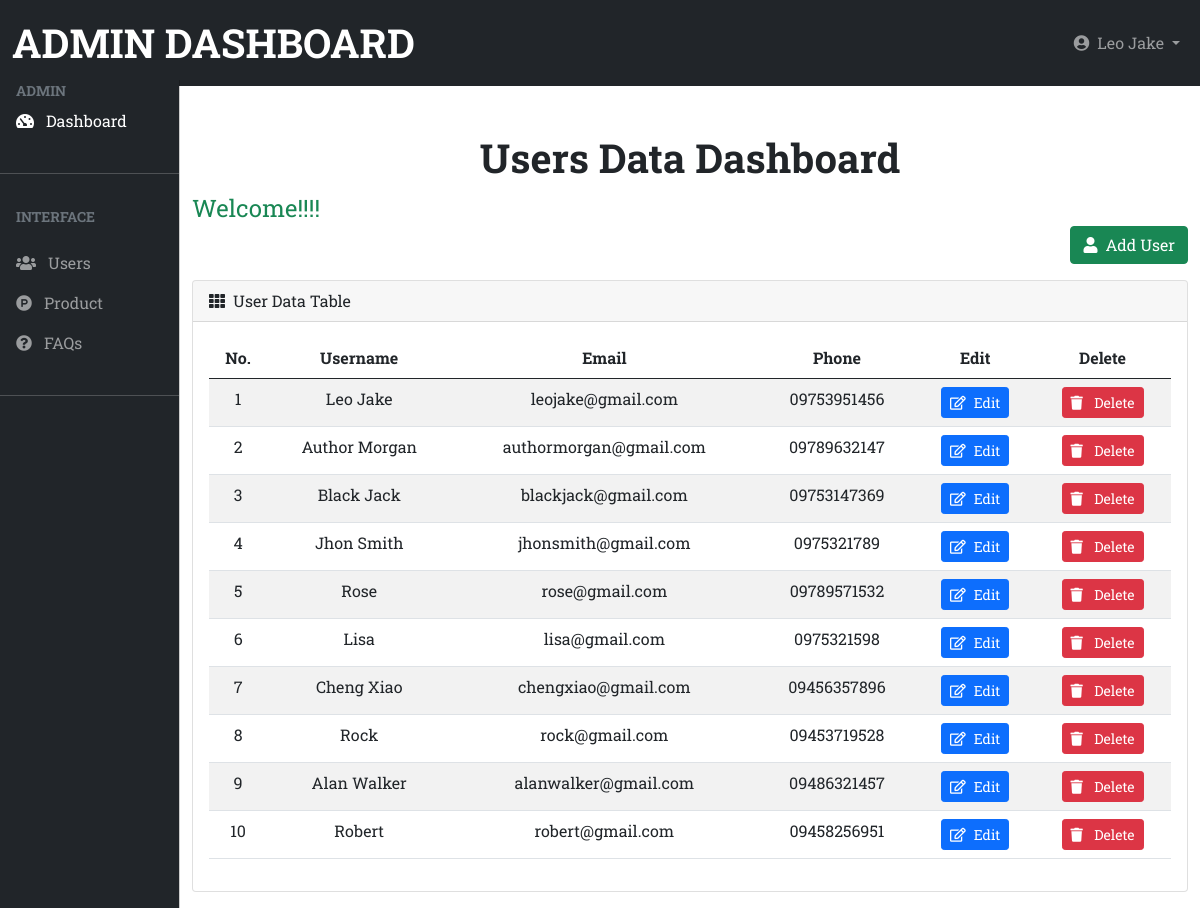
The app's page /admin/user/index.php (signed in), older data.
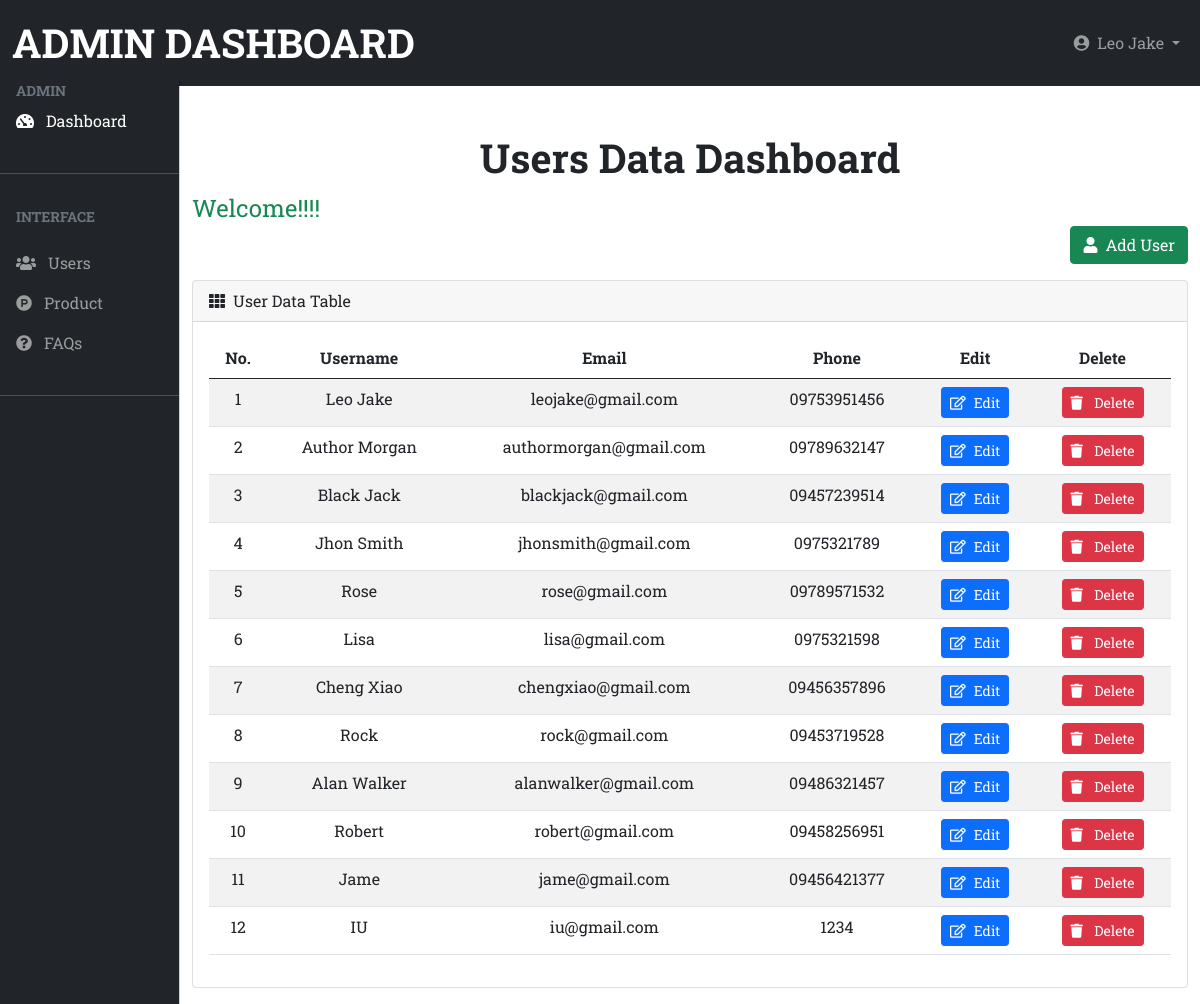
The same page, newer data.
### tables this page shows
CREATE TABLE `users` (
  `id` int(11) NOT NULL,
  `username` varchar(255) NOT NULL,
  `email` varchar(255) NOT NULL,
  `phone` varchar(255) NOT NULL,
  `password` varchar(255) NOT NULL,
  `comfirmpassword` varchar(255) NOT NULL
);

### admin/user/index.php (the view, shortened to what this page needs)
<?php
	include('./header.php');
    require_once("../dbconfig.php");
	$sql = "SELECT * FROM users";
    $result = $connection->query($sql);
?>
	<div class="container-fluid">
			<div class="row">
				<div class="col-md-12 text-center">
					<h1 class="fw-bolder">Users Data Dashboard</h1>
				</div>
			</div>
			<div class="row">
				<?php
					if(!empty($_SESSION['Welcome'])){
						echo $_SESSION['Welcome'];
					}
				?>
				<div class="col-md-12"><a href="./add.php" class="btn btn-success mb-3 float-end"><i class="fas fa-user me-2"></i>Add User</a></div>
				<div class="col-md-12 mb-3">
					<div class="card">
						<div class="card-header">
							<span><i class="fas fa-th me-2"></i></span>User Data Table
						</div>
						<div class="card-body">
							<?php
								if($result->num_rows > 0){
							?>
							<div class="table-responsive">
							<table
								id="datatable"
								class="table table-striped data-table w-100"
							>
								<thead>
									<tr class="text-center">
										<th >No.</th>
										<th >Username</th>
										<th >Email</th>
										<th >Phone</th>
										<th >Edit</th>
										<th >Delete</th>
									</tr>
								</thead>
								<tbody>
								<?php
									while($row = $result->fetch_assoc()){
								?>
								<tr class="text-center">
									<td class="text-break text-wrap"><?php echo $row['id']; ?></td>
									<td class="text-break text-wrap"><?php echo $row['username']; ?></td>
									<td class="text-break text-wrap"><?php echo $row['email']; ?></td>
									<td class="text-break text-wrap"><?php echo $row['phone']; ?></td>
									<td >
										<a href="edit.php?id=<?php echo $row['id']; ?>" class="btn btn-primary btn-sm"> <i class="far fa-edit me-2"></i>Edit</a>
									</td>
									<td >
										<a href="delete.php?id=<?php echo $row['id']; ?>" class="btn btn-danger btn-sm"><i class="fas fa-trash me-2"></i> Delete</a>
									</td>
								</tr>
								<?php
									}
								?>
								</tbody>
							</table>
							</div>
						<?php } else{
							echo"There is no records.";
						}
						?>
						</div>
					</div>
				</div>
			</div>
	</div>
<?php include_once('./footer.php'); ?>

### admin/user/header.php (shortened to what this page needs)
<!DOCTYPE html>
<html lang="en">
<head>
	<link rel="stylesheet" type="text/css" href="../../libs/fontawesomepro/css/all.min.css">
	<link rel="stylesheet" type="text/css" href="../../css/bootstrap.min.css">
	<link rel="stylesheet" type="text/css" href="../../css/datatable/dataTables.bootstrap5.min.css">
	<link rel="stylesheet" type="text/css" href="../../css/datatable/jquery.dataTables.min.css">
	<link rel="stylesheet" type="text/css" href="../css/admin.css">
</head>
<body>
	<nav class="navbar navbar-expand-lg navbar-dark bg-dark sticky-top ">
		<div class="container-fluid">
			<a
			class="navbar-brand me-auto ms-lg-0 ms-3 text-uppercase fs-1 fw-bold"
			href="../user/index.php"
			>Admin Dashboard</a
			>
			<div class="collapse navbar-collapse" id="topNavBar">
			<ul class="navbar-nav d-flex ms-auto my-3 my-lg-0">
				<li class="nav-item dropdown">
				<a
					class="nav-link dropdown-toggle ms-2"
					href="#"
					role="button"
					data-bs-toggle="dropdown"
					aria-expanded="false"
				>
					<i class="fas fa-user-circle me-2"></i><?php echo $_SESSION['username']; ?>
				</a>
				</li>
			</ul>
			</div>
		</div>
	</nav>
	<div
		class="offcanvas offcanvas-start sidebar-nav bg-dark"
		tabindex="-1"
		id="sidebar"
		>
		<div class="offcanvas-body p-0">
			<nav class="navbar-dark">
			<ul class="navbar-nav">
				<li>
				<div class="text-muted small fw-bold text-uppercase px-3">
					Admin
				</div>
				</li>
				<li>
				<a href="./index.php" class="nav-link px-3 active">
					<span class="me-2"><i class="fas fa-tachometer-alt-slow"></i></span>
					<s class="text-decoration-none">Dashboard</s>
				</a>
				</li>
				<li class="my-4"><hr class="dropdown-divider bg-light" /></li>
				<li>
					<div class="text-muted small fw-bold text-uppercase px-3 mb-3">
						Interface
					</div>
				</li>
				<li>
					<a
						<?php if ($_SERVER['SCRIPT_NAME'] == "/hlainghpone_dw5/admin/user/index.php") { ?>
							class="nav-link px-3 active"
						<?php   } else {  ?>
							class="nav-link px-3"
						<?php } ?>
						href="../user/index.php">
					<span class="me-2">
						<i class="fas fa-users"></i></span>
						<span>Users</span>
						</a>
					</li>
					<li>
						<a
						<?php if ($_SERVER['SCRIPT_NAME'] == "/hlainghpone_dw5/admin/product/index.php") { ?>
							class="nav-link px-3 active"
						<?php   } else {  ?>
							class="nav-link px-3"
						<?php } ?>
						href="../product/index.php">
						<span class="me-2"
							><i class="fab fa-product-hunt"></i></span>
						<span>Product</span>
						</a>
					</li>
				<li>
					<a
					<?php if ($_SERVER['SCRIPT_NAME'] == "/hlainghpone_dw5/admin/faq/index.php") { ?>
							class="nav-link px-3 active"
						<?php   } else {  ?>
							class="nav-link px-3"
						<?php } ?>
					href="../faq/index.php">
						<span class="me-2"><i class="fas fa-question-circle"></i></span>
						<span>FAQs</span>
					</a>
				</li>
				<li class="my-4"><hr class="dropdown-divider bg-light" /></li>
			</ul>
			</nav>
		</div>
	</div>
	<main class="mt-5">

### admin/user/footer.php (shortened to what this page needs)
</main>
</body>
</html>

### admin/css/admin.css (style rules this page uses)
body, button { font-family: "Roboto Slab", serif; }
:root { --firstcolor: #1c1d20; --seccolor: #f9f871; --thirdcolor: #9fa0a2; --offcanvas-width: 180px; --topNavbarHeight: 80px; }
.sidebar-nav { width: var(--offcanvas-width); }
@media (min-width: 992px) { body { overflow: auto !important; } }
@media (min-width: 992px) { main { margin-left: var(--offcanvas-width); } }
@media (min-width: 992px) { .sidebar-nav { -webkit-transform: none; transform: none; visibility: visible !important; height: calc(100% - var(--topNavbarHeight)); top: var(--topNavbarHeight); } }

Row changes from the older to the newer data that the page shows:
changed users "Black Jack": phone "09753147369" → "09457239514"
added users: id "11", username "Jame", email "jame@gmail.com", phone "09456421377"
added users: id "12", username "IU", email "iu@gmail.com", phone "1234"
